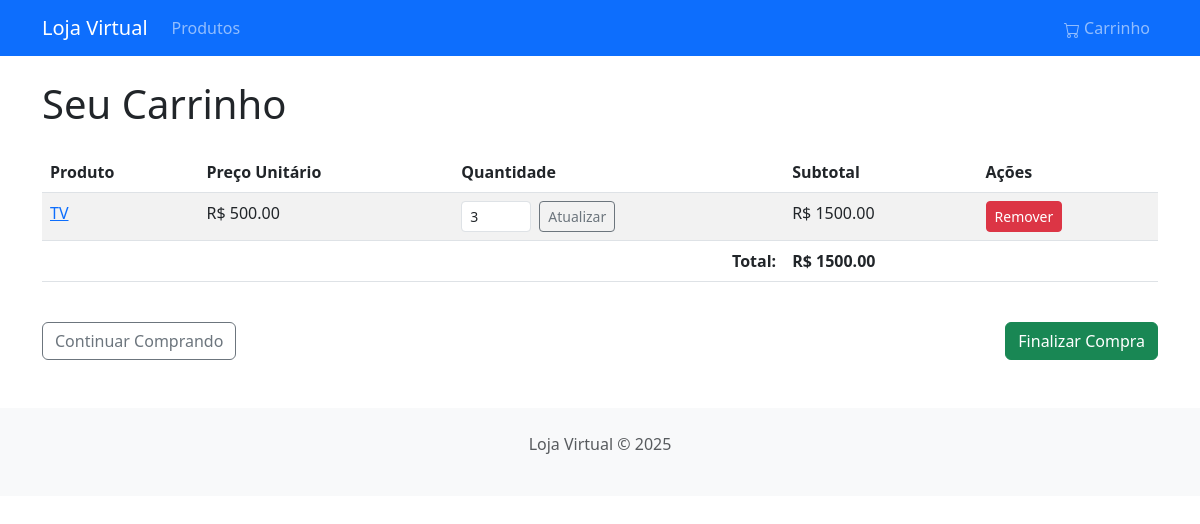
Page /loja/carrinho/ on the committed database.
### loja/models.py (models this page shows, shortened)
class ItemCarrinho(models.Model):
    carrinho = models.ForeignKey(Carrinho, on_delete=models.CASCADE)
    produto = models.ForeignKey(Produto, on_delete=models.CASCADE)
    quantidade = models.IntegerField(default=1)
    @property
    def subtotal(self):
        return self.quantidade * self.produto.preco

class Produto(models.Model):
    categoria = models.ForeignKey(Categoria, on_delete=models.CASCADE)
    nome = models.CharField(max_length=200)
    descricao = models.TextField()
    preco = models.DecimalField(max_digits=10, decimal_places=2)
    estoque = models.IntegerField(default=0)
    criado_em = models.DateTimeField(default=timezone.now)

### loja/views.py (the view)
# urls.py: path('carrinho/', views.ver_carrinho, name="ver_carrinho"),
def ver_carrinho(request):
    carrinho = obter_ou_criar_carrinho(request)
    itens = carrinho.itemcarrinho_set.all()
    context = {
        'itens': itens,
        'total': carrinho.total
    }
    return render(request, 'loja/carrinho.html', context)

### loja/models.py (called while the page is built)
    @property
    def total(self):
        return sum(item.subtotal for item in self.itemcarrinho_set.all())

### loja/views.py (called while the page is built)
def obter_ou_criar_carrinho(request):
    if request.user.is_authenticated:
        carrinho, criado = Carrinho.objects.get_or_create(usuario=request.user)
    else:
        chave_sessao = request.session.session_key
        if not chave_sessao:
            request.session.create()
            chave_sessao = request.session.session_key
        carrinho, criado = Carrinho.objects.get_or_create(sessao_id=chave_sessao)
    return carrinho

### loja/templates/loja/carrinho.html (shortened to what this page needs)
{% extends 'base.html' %}
{% block body %}
<div class="container mt-4">
    <h1 class="mb-4">Seu Carrinho</h1>
    {% if itens %}
    <div class="table-responsive">
        <table class="table table-striped">
            <thead>
                <tr>
                    <th>Produto</th>
                    <th>Preço Unitário</th>
                    <th>Quantidade</th>
                    <th>Subtotal</th>
                    <th>Ações</th>
                </tr>
            </thead>
            <tbody>
                {% for item in itens %}
                <tr>
                    <td>
                        <a href="{% url 'detalhe_produto' item.produto.id %}">{{ item.produto.nome }}</a>
                    </td>
                    <td>R$ {{ item.produto.preco }}</td>
                    <td>
                        <form action="{% url 'atualizar_carrinho' item.id %}" method="post" class="d-flex">
                            <input type="number" name="quantidade" value="{{ item.quantidade }}"
                                min="1" max="{{ item.produto.estoque }}" class="form-control form-control-sm"
                                style="width: 70px;">
                            <button type="submit" class="btn btn-sm btn-outline-secondary ms-2">Atualizar</button>
                        </form>
                    </td>
                    <td>R$ {{ item.subtotal }}</td>
                    <td>
                        <a href="{% url 'remover_do_carrinho' item.id %}" class="btn btn-sm btn-danger">
                            Remover
                        </a>
                    </td>
                </tr>
                {% endfor %}
            </tbody>
            <tfoot>
                <tr>
                    <td colspan="3" class="text-end fw-bold">Total:</td>
                    <td class="fw-bold">R$ {{ total }}</td>
                    <td></td>
                </tr>
            </tfoot>
        </table>
    </div>
    <div class="d-flex justify-content-between mt-4">
        <a href="{% url 'lista_produtos' %}" class="btn btn-outline-secondary">
            Continuar Comprando
        </a>
        <a href="#" class="btn btn-success">Finalizar Compra</a>
    </div>
    {% endif %}
</div>
{% endblock %}

### rows in the picture
ItemCarrinho: produto.nome "TV", produto.preco "500.00", quantidade "3", subtotal "1500.00"

### other values in the picture
{{ total }} "1500.00"
